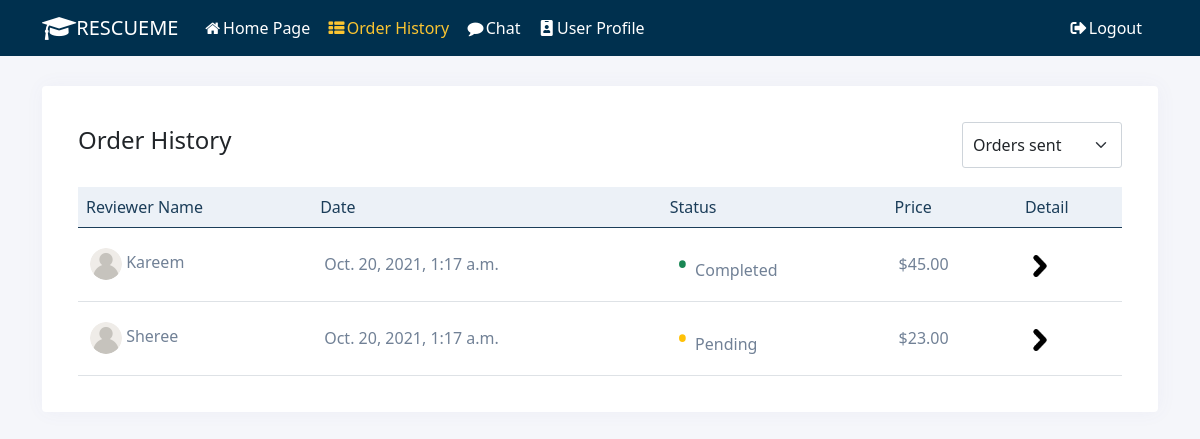
The page /order/ (signed in) on the database as committed earlier.
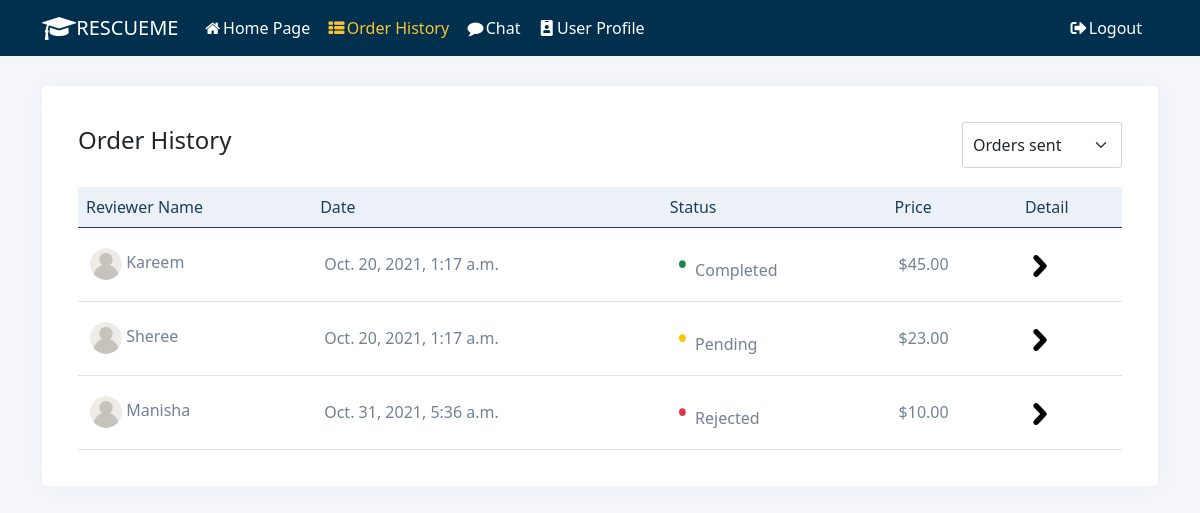
The same page on the database as committed later.
### resume_review/models.py (models this page shows)
class Order(models.Model):
    PENDING = 'Pending'
    ACCEPT = 'Accepted'
    REJECT = 'Rejected'
    COMPLETE = 'Completed'
    Order_State = [
        (PENDING, 'Pending'),
        (ACCEPT, 'Accepted'),
        (REJECT, 'Rejected'),
        (COMPLETE, 'Completed'),
    ]
    account = models.ForeignKey(Account, on_delete=models.PROTECT)
    reviewer = models.ForeignKey(Reviewer, on_delete=models.PROTECT)
    create_at = models.DateTimeField(null=False, default=timezone.now)
    finished_at = models.DateTimeField(null=True, default=None)
    state = models.CharField(
        max_length=100, choices=Order_State, default=PENDING)
    resume = models.FileField(upload_to ='resumes', null=True)

class Reviewer(models.Model):
    account = models.ForeignKey(Account, on_delete=models.CASCADE)
    price = models.DecimalField(max_digits=6, decimal_places=2, default=0)
    specialized_field = models.CharField(max_length=255)
    self_intro = models.TextField()
    DELIVERY_TIME_CHOICES = [
        ('delivery_1', 'One week'),
        ('delivery_2', 'Two weeks'),
        ('delivery_3', 'Three weeks'),
        ('delivery_4', 'Four weeks or more'),
    ]
    delivery_time = models.CharField(
        max_length=255, choices=DELIVERY_TIME_CHOICES, default='delivery_1')

class Account(models.Model):
    FRESHMEN = 'Freshmen'
    SOPHOMORE = 'Sophomore'
    JUNIOR = 'Junior'
    SENIOR = 'Senior'
    GRADUATE = 'Graduate'
    ACADEMIC_STANDING = [
        (FRESHMEN, 'Freshmen'),
        (SOPHOMORE, 'Sophomore'),
        (JUNIOR, 'Junior'),
        (SENIOR, 'Senior'),
        (GRADUATE, 'Graduate'),
    ]
    MAJOR = source_api.get_major_list()
    user = models.ForeignKey(User, on_delete=models.CASCADE)
    first_name = models.CharField(max_length=255)
    last_name = models.CharField(max_length=255)
    major = models.CharField(max_length=255, choices=MAJOR)
    academic = models.CharField(
        max_length=255, choices=ACADEMIC_STANDING)
    phone = models.CharField(max_length=12)
    create_at = models.DateField(auto_now=True)
    avatar = models.ImageField(
        upload_to='profile_pic', null=True, default='user.png')

### resume_review/views.py (the view)
# urls.py: path('order/', views.OrderPageView.as_view(), name='order'),
class OrderPageView(TemplateView):
    template_name = "order.html"
    def get(self, request, *args, **kwargs):
        context = self.get_context_data(**kwargs)
        if not self.request.user.is_authenticated:
            return HttpResponseRedirect('/')
        return self.render_to_response(context)
    def get_context_data(self, **kwargs):
        context = super().get_context_data(**kwargs)
        user = self.request.user
        current_account = user_api.get_account_by_user(user)
        user_order = Order.objects.filter(account=current_account)
        current_reviewer = user_api.get_reviewer_by_account(current_account)
        reviewer_order = Order.objects.filter(
            reviewer=current_reviewer) if current_reviewer is not None else None
        context['user_order'] = user_order
        context['reviewer_order'] = reviewer_order
        return context

### resume_review/user_api.py (called while the page is built)
def get_reviewer_by_account(account):
    try:
        reviewers = Reviewer.objects.filter(account=account)
        if len(reviewers) == 0:
            logger.error('cannot find reviewer for %s' % account.user)
            return None
        return reviewers[0]
    except:
        logger.error('get_reviewer_by_account failed')
    return None

def get_account_by_user(user):
    try:
        accounts = Account.objects.filter(user=user)
        if len(accounts) == 0:
            logger.error('cannot find account for user %s' % user)
            return None
        return accounts[0]
    except:
        logger.error('get_account_by_user failed')
    return None

### resume_review/templates/order.html (shortened to what this page needs)
{% extends "base.html" %}
{% load static %}
{% block content %}
<link rel="stylesheet" href="{% static 'css/orderpage.css' %}" />
<div class="container">
    <div class="row">
        <div class="col-xl-12">
            <div class="card">
                <div class="card-body">
                    <div class="row mb-2">
                        <div class="col-sm-9"><h4 class="header-title pb-3 mt-1">Order History</h4></div>
                        <div class="col-sm-3">
                            <select class="form-select" id="order-select" style="width:160px;float:right">
                                <option>Orders sent</option>
                            </select>
                        </div>
                    </div>
                    <div class="table-responsive">
                        <table class="table table-hover mb-0" id="reviewer-table">
                    <thead>
                        <tr>
                            <th>Reviewer Name</th>
                            <th>Date</th>
                            <th>Status</th>
                            <th>Price</th>
                            <th>Detail</th>
                        </tr>
                    </thead>
                    <tbody>
                        {% for order in user_order %}
                        <tr data-href= "/order_detail/?order_id={{ order.id }}">
                            <td><img src="{{order.reviewer.account.avatar.url}}" alt="" class="thumb-sm rounded-circle mr-2">  {{ order.reviewer.account.first_name }}</td>
                            <td>{{ order.create_at }}</td>
                            <td id = "status-of-order">
                            <span class="status {{ order.state }}">•</span>
                            {{ order.state }}
                            </td>
                            <td>${{ order.reviewer.price }}</td>
                            <td class='go-to-detail'>
                                <a href="/order_detail/?order_id={{ order.id }}"> <img src="{% static 'img/right-arrow.png' %}"></a>
                            </td>
                        </tr>
                        {% endfor %}
                    </tbody>
                </table>
                </div>
            </div>
        </div>
    </div>
</div>
{% endblock %}

Rows that differ between the two databases and show on the page:
added Order: reviewer.account.avatar (placeholder picture), reviewer.account.first_name "Manisha", create_at "Oct. 31, 2021, 5:36 a.m.", state "Rejected", reviewer.price "10.00"
